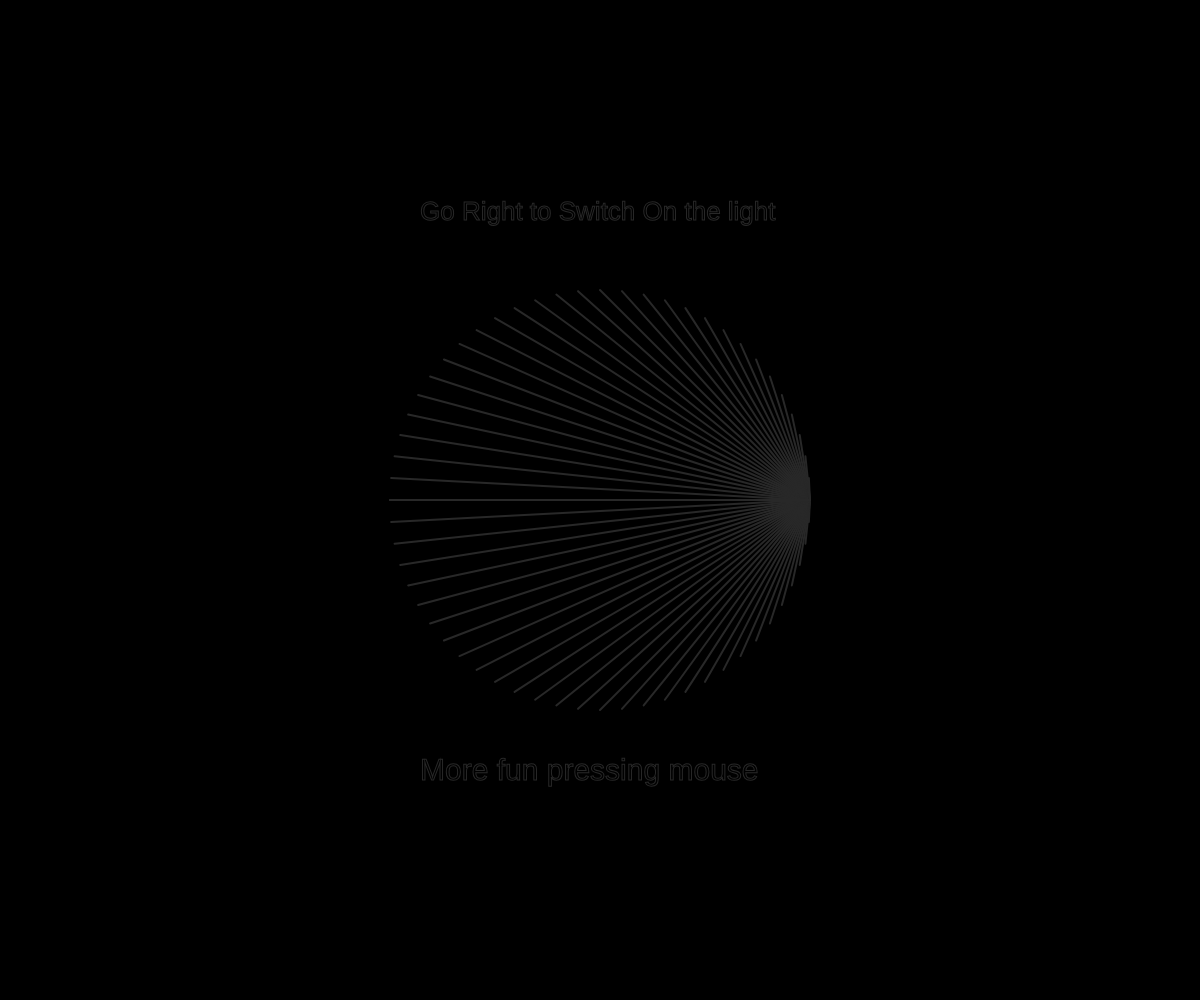
Frame 1 (no input)
Frame 60 (no input): identical to frame 1, image omitted
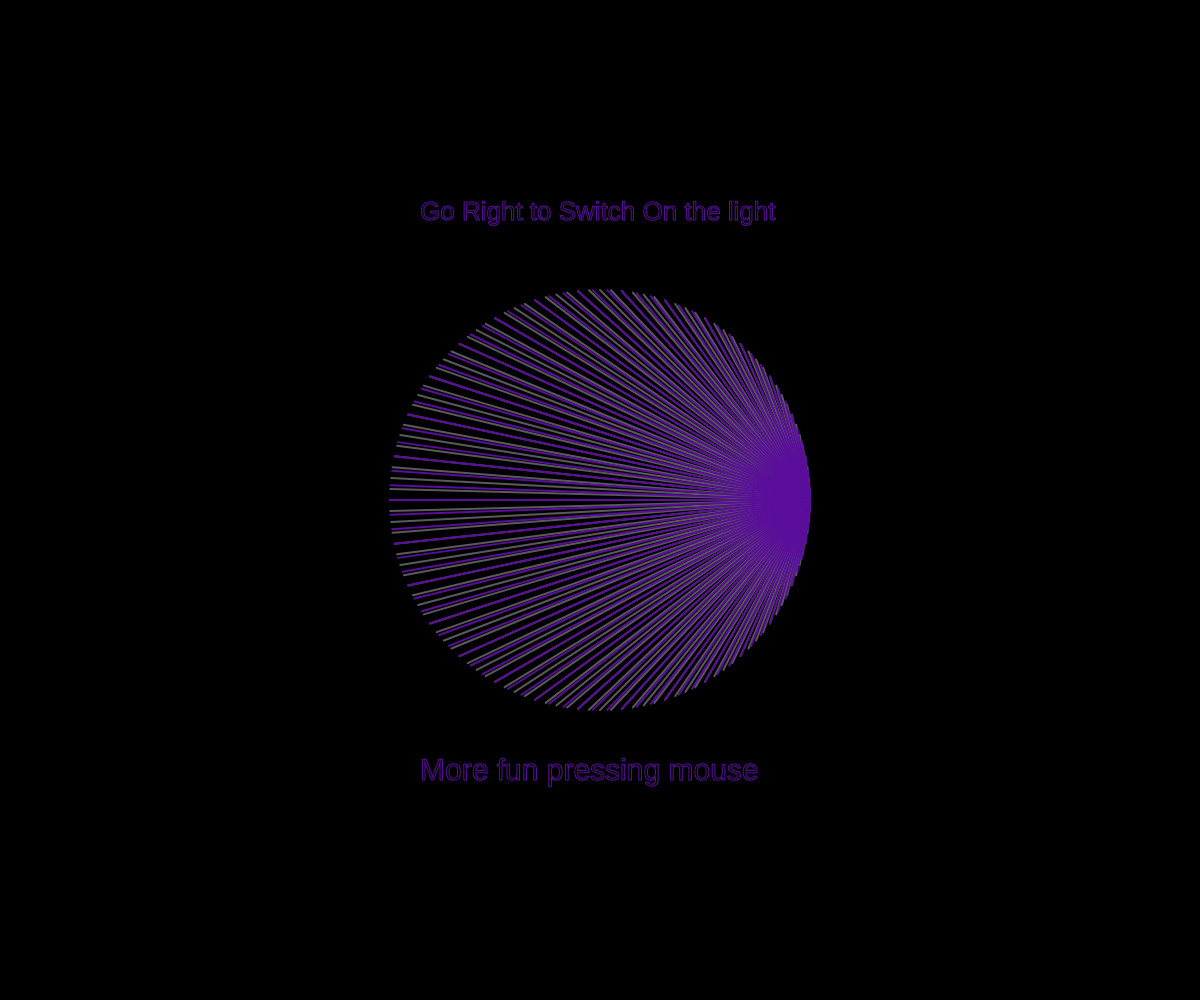
Frame 120 (the mouse pressed at the canvas centre since frame 60)

The p5.js sketch that drew these frames (run headless with seeded random() and noise() and a simulated clock; from frame 60 on, the mouse is pressed at the canvas centre):

// p5.js sketch
// ── sketch.js



function setup() {
    createCanvas(windowWidth, windowHeight);
    angleMode(DEGREES);
    strokeWeight(2);
    frameRate(30);


}


var diametro = 420;




function draw() {
    background(0, 0, 0);
    noFill();


//prima
    if (mouseX >= width/2) {
      for (var i = 0; i <= 180; i = i + 1.5) {
        stroke(mouseX*0.15,mouseX*0.15,mouseX*0.15);
          line(width/2+diametro/2, height/2,
              width/2+diametro/2-(diametro*cos(i)*cos(i)),
              height/2-(diametro*cos(i)*sin(i)));
      };

    } else {


    for (var i = 0; i <= 180; i = i + 3) {
      ;
      stroke(40+mouseX*0.15,40+mouseX*0.15,40+mouseX*0.15);
        line(width/2+diametro/2, height/2,
            width/2+diametro/2-(diametro*cos(i)*cos(i)),
            height/2-(diametro*cos(i)*sin(i)));
          }
    };


    if (mouseIsPressed && mouseX <= width/2) {
      for (var i = 0; i <= 180; i = i + 2) {
        stroke(mouseX*0.15,14,155);
          line(width/2+diametro/2, height/2,
              width/2+diametro/2-(diametro*cos(i)*cos(i)),
              height/2-(diametro*cos(i)*sin(i)));
      };

    }
    else if (mouseIsPressed && mouseX >= width/2)
    {


    for (var i = 0; i <= 180; i = i + 5) {
      stroke(0.37*mouseX,145,155);
        line(width/2+diametro/2, height/2,
            width/2+diametro/2-(diametro*cos(i)*cos(i)),
            height/2-(diametro*cos(i)*sin(i)));
          }
    };

strokeWeight(1);
    textSize(26);
    text('Go Right to Switch On the light', width/2 -180  , height/2 -280 );
        textSize(30);
      text('More fun pressing mouse', width/2 - 180  , height/2 +280 );
    fill(0, 102, 153);
strokeWeight(2);

}
